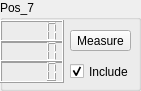
     <widget class="QGroupBox" name="Calib_box_7">
      <property name="geometry">
       <rect>
        <x>270</x>
        <y>390</y>
        <width>141</width>
        <height>91</height>
       </rect>
      </property>
      <property name="title">
       <string>Pos_7</string>
      </property>
      <widget class="QLCDNumber" name="calib_box_x_7">
       <property name="geometry">
        <rect>
         <x>0</x>
         <y>20</y>
         <width>64</width>
         <height>23</height>
        </rect>
       </property>
      </widget>
      <widget class="QLCDNumber" name="calib_box_y_7">
       <property name="geometry">
        <rect>
         <x>0</x>
         <y>40</y>
         <width>64</width>
         <height>23</height>
        </rect>
       </property>
      </widget>
      <widget class="QLCDNumber" name="calib_box_z_7">
       <property name="geometry">
        <rect>
         <x>0</x>
         <y>60</y>
         <width>64</width>
         <height>23</height>
        </rect>
       </property>
      </widget>
      <widget class="QPushButton" name="calibButton_7">
       <property name="geometry">
        <rect>
         <x>70</x>
         <y>30</y>
         <width>61</width>
         <height>21</height>
        </rect>
       </property>
       <property name="text">
        <string>Measure</string>
       </property>
      </widget>
      <widget class="QCheckBox" name="checkBox_7">
       <property name="geometry">
        <rect>
         <x>70</x>
         <y>60</y>
         <width>92</width>
         <height>23</height>
        </rect>
       </property>
       <property name="text">
        <string>Include</string>
       </property>
       <property name="checked">
        <bool>true</bool>
       </property>
      </widget>
     </widget>
